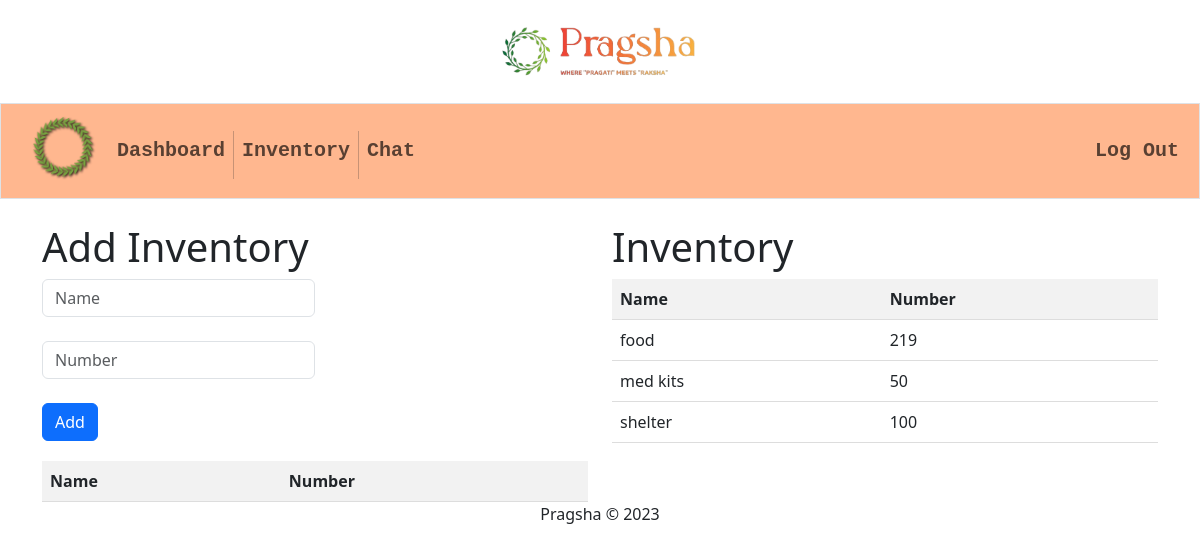
The app's page /agency/inventory/ (signed in) with its own data.
### agency/models.py (models this page shows)
class Inventory(models.Model):
    inventory_id = models.AutoField(primary_key=True)
    agency_id = models.ForeignKey(Agency, on_delete=models.CASCADE)
    name = models.CharField(max_length=100)
    number = models.IntegerField()

### agency/views.py (the view)
# urls.py: path("inventory/", views.add_inventory, name="inventory"),
@csrf_exempt
def add_inventory(request):
    if request.method == "POST":
        form = InventoryForm(request.POST)
        if form.is_valid():
            form.instance.agency_id = Agency.objects.get(
                agency_id=request.session["agency_id"]
            )
            if Inventory.objects.filter(
                name=form.cleaned_data["name"], agency_id=request.session["agency_id"]
            ).exists():
                Inventory.objects.filter(
                    name=form.cleaned_data["name"],
                    agency_id=request.session["agency_id"],
                ).update(
                    number=Inventory.objects.filter(
                        name=form.cleaned_data["name"],
                        agency_id=request.session["agency_id"],
                    )
                    .values("number")
                    .first()["number"]
                    + form.cleaned_data["number"]
                )
                data = {
                    "id": Inventory.objects.filter(
                        name=form.cleaned_data["name"],
                        agency_id=request.session["agency_id"],
                    )
                    .values("inventory_id")
                    .first()["inventory_id"],
                    "name": form.cleaned_data["name"],
                    "number": Inventory.objects.filter(
                        name=form.cleaned_data["name"],
                        agency_id=request.session["agency_id"],
                    )
                    .values("number")
                    .first()["number"],
                }
            else:
                inventory = form.save()
                data = {
                    "id": inventory.inventory_id,
                    "name": inventory.name,
                    "number": inventory.number,
                }
            return JsonResponse({"status": "success", "data": data})
        else:
            return JsonResponse({"status": "error", "errors": form.errors})
    else:
        inv = Inventory.objects.filter(agency_id=request.session["agency_id"]).values()
        return render(
            request, "agency/inventory.html", {"form": InventoryForm(), "inv": inv}
        )

### agency/views.py
class InventoryForm(forms.ModelForm):
    agency_id = forms.CharField(widget=forms.HiddenInput, required=False)
    name = forms.CharField(max_length=100, label="Name")
    number = forms.IntegerField(label="Number")
    class Meta:
        model = Inventory
        fields = ["name", "number"]

### agency/templates/agency/inventory.html (shortened to what this page needs)
{% extends 'agencydash/layout.html' %}
{% block main %}
<div class="row">
    <div class="col">
  <h1>Add Inventory</h1>
  <form id="inventory-form" class="form-inline">
    <div class="form-group">
      <input type="text" name="name" id="name" class="form-control mr-2" placeholder="Name" style="width:50% !important;" required>
    </div>
    <br>
    <div class="form-group">
      <input type="number" name="number" id="number" class="form-control mr-2" placeholder="Number" style="width:50% !important;" required>
    </div>
    <br>
    <button type="submit" class="btn btn-primary">Add</button>
  </form>
  <table id="inventory-table">
    <thead>
      <tr>
        <th>Name</th>
        <th>Number</th>
      </tr>
    </thead>
  </table>
  </div>
  <div class="col">
    <h1>Inventory</h1>
    <table id="inventory-table">
      <thead>
        <tr>
          <th>Name</th>
          <th>Number</th>
        </tr>
      </thead>
      <tbody>
        {% for item in inv %}
        <tr>
          <td>{{ item.name }}</td>
          <td>{{ item.number }}</td>
        </tr>
        {% endfor %}
      </tbody>
    </table>
    </div>
</div>
{% endblock %}

### authentification/static/style.css (style rules this page uses)
body { font-family: Arial, sans-serif; background-color: #fff6ef; overflow-x: hidden; }

### agency/templates/agency/inventory.html (style rules this page uses)
#inventory-form { margin-bottom: 20px; }
#inventory-table { border-collapse: collapse; width: 100%; }
#inventory-table th, #inventory-table td { padding: 8px; text-align: left; border-bottom: 1px solid #ddd; }
#inventory-table th { background-color: #f2f2f2; }

### records on screen
Inventory: name "food", number "219"
Inventory: name "med kits", number "50"
Inventory: name "shelter", number "100"
